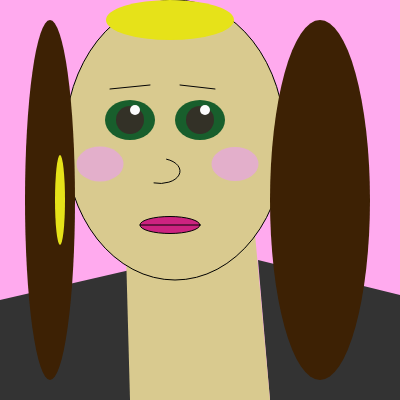
Frame 1 (no input)
Frame 60 (no input): identical to frame 1, image omitted
Frame 120 (the mouse pressed at the canvas centre since frame 60): identical to frame 1, image omitted

The p5.js sketch that drew this single still picture (run headless with seeded random() and noise() and a simulated clock; from frame 60 on, the mouse is pressed at the canvas centre):

// p5.js sketch
// ── sketch.js
//Self-Portrait Project 
//Monique Ray

//Debug
var gDebugMode = false;

//my setup foundation
function setup() {
  createCanvas(400, 400);
 }

function draw() {
  background('#fae');
  fill(0,50,0);
  stroke(0);
  strokeWeight(1);

  //motorcycle jacket
  drawJacket();

  //neck
  drawNeck();

  //head / bone structure
  drawHead();

  //hair lowlights
  drawLowlights();

  //hair highlights
  drawHighlights();

  //face (facial features - eyes, nose, lips, cheeks)
  drawFace();

  if(gDebugMode) {
    displayMouseCoordinates();
  }
}

function drawJacket() {
  fill('#333333');
  stroke(0);
  strokeWeight(0);
  beginShape();
  vertex (400,400);
  vertex(400,295);
  vertex(258,260);
  vertex(270,400)
  endShape(CLOSE);

  fill('#333333');
  stroke(0);
  strokeWeight(0);
  beginShape();
  vertex(0,400);
  vertex(0,300);
  vertex(130,270);
  vertex(150,400);
  endShape(CLOSE);
}

function drawNeck() {
  fill(217, 202, 143);
  stroke(0);
  strokeWeight(0);
  beginShape();
  vertex(130,400);
  vertex(125,215);
  vertex(253,212);
  vertex(270,400);
  endShape(CLOSE);
}

function drawHead() {
  fill(217, 202, 143);
  strokeWeight(1);
  ellipse(175,140,220, 280);
}

function drawLowlights(){
  fill(61, 33, 4);
  strokeWeight(0);
  ellipse(320,200,100,360);
  ellipse(50,200,50,360);

}

function drawHighlights() {
  fill(230, 226, 25);
  strokeWeight(0);
  ellipse(170,20,128,40);
  strokeWeight(0);
  ellipse(60,200,10,90)
}

function drawFace() {
  //Eyes
  fill(24,94,44);
  ellipse(130,120,50,40);
  ellipse(200,120,50,40);

  fill(51, 49, 39);
  circle(130,120,28);
  circle(200,120,28);

  fill(252, 252, 252);
  circle(135,110,10);
  circle(205,110,10);

  //Eyebrows
  stroke(3);
  strokeWeight(1);
  line(110,89,150,85);
  line(180,85,215,89);
  
  //Nose
  noFill();
  arc(160,171,40,25,200,90);
  
  //mouth
  fill(204, 31, 126);
  //arc(180,225,50,50,100,280);
  fill(204, 35, 128);
  ellipse(170,225,60,17);
  line(140,225,200,225);
  
  //cheeks
  fill(227, 175, 203);
  stroke(0);
  strokeWeight(0);
  ellipse(100,164,47,35);
  ellipse(235,164,47,34);
  
}




// function displayMouseCoordinates() {
//   fill(0);
//   textSize(24);
//   strokeWeight(1);
//   textAlign(LEFT);
//   text("X: " + mouseX) + " Y: " + mouseY, 20, height -20);
// }


// function keyTyped() {
//   if (key == ' ') {
//     gDebugMode = !gDebugMode;
//   }
// }
